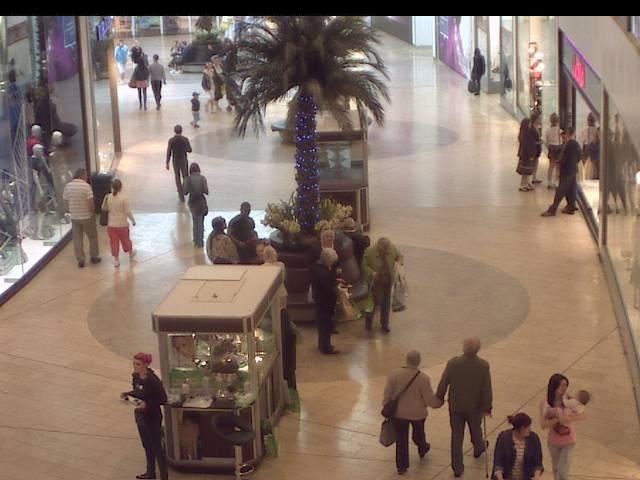
#> input picture Images/seq_000001.jpg, 640 x 480 px, found by its file name
$ jupyter execute 'Major Project Code.ipynb'
#> lines starting #> are read from the running program, lines starting #| are printed output that depends on the picture; after the words box and inside, x2 and y2 are one past the last pixel; in counts of white or black regions, pixels touching at a corner belong together
[cell 1]
import cv2
import matplotlib.pyplot as plt
import numpy as np
# Function to display images in a grid layout
def plotting_grid(images, titles, rows, cols, figsize):
    fig, axes = plt.subplots(rows, cols, figsize=(figsize, figsize))
    for i, ax in enumerate(axes.flat):
        ax.imshow(images[i], cmap='gray', vmin=0, vmax=255, interpolation='none')
        ax.set_title(titles[i])
        ax.set_xticks([]), ax.set_yticks([])
# Function to perform cropping
def crop(image, start_y, end_y, start_x, end_x):
    try:
        img_cropped = image[start_y:end_y, start_x:end_x]
        return img_cropped
    except Exception as e:
        print(f"Error during cropping: {e}")
        return None
# Function to perform resizing
def resize(image, width, height):
    try:
        img_resized = cv2.resize(image, (width, height))
        return img_resized
    except Exception as e:
        print(f"Error during resizing: {e}")
        return None
# Function for gamma correction
def gamma_correction(image, y):
    try:
        gamma_correct = np.array(255 * (image / 255) ** y, dtype='uint8')
        return gamma_correct
    except Exception as e:
        print(f"Error during gamma correction: {e}")
        return None
# Function for adaptive histogram equalization
def adaptive_histogram_equalization(image):
    try:
        clahe = cv2.createCLAHE(clipLimit=2.0, tileGridSize=(8, 8))
        img_equalized = clahe.apply(image)
        return img_equalized
    except Exception as e:
        print(f"Error during adaptive histogram equalization: {e}")
        return None
# Function for Otsu's thresholding
def otsu_threshold(image):
    try:
        _, img_thresh = cv2.threshold(image, 0, 255, cv2.THRESH_BINARY + cv2.THRESH_OTSU)
        return img_thresh
    except Exception as e:
        print(f"Error during Otsu's thresholding: {e}")
        return None
# Function for dilation and erosion
def dilation_erosion(image):
    try:
        kernel = np.ones((15, 15), np.uint8)
        img_dilation = cv2.dilate(image, kernel, iterations=1)
        img_erode = cv2.erode(img_dilation, kernel, iterations=1)
        img_erode = cv2.medianBlur(img_erode, 7)
        return img_erode
    except Exception as e:
        print(f"Error during dilation and erosion: {e}")
        return None
# Function for labeling using contours
def labeling(image):
    try:
        contours, _ = cv2.findContours(image, cv2.RETR_EXTERNAL, cv2.CHAIN_APPROX_SIMPLE)
        labeled_img = cv2.drawContours(np.zeros_like(image), contours, -1, (255), thickness=cv2.FILLED)
        count = len(contours)
        plt.title('People counted in this image: ' + str(count))
        plt.imshow(labeled_img, cmap='gray')
        plt.show()
        return count
    except Exception as e:
        print(f"Error during labeling: {e}")
        return None
# Load images
image_paths = [
    'Images\seq_000001.jpg',

]
# Process images
total_people_count = 0
for i, img_path in enumerate(image_paths):
    try:
        img = cv2.imread(img_path, cv2.IMREAD_GRAYSCALE)
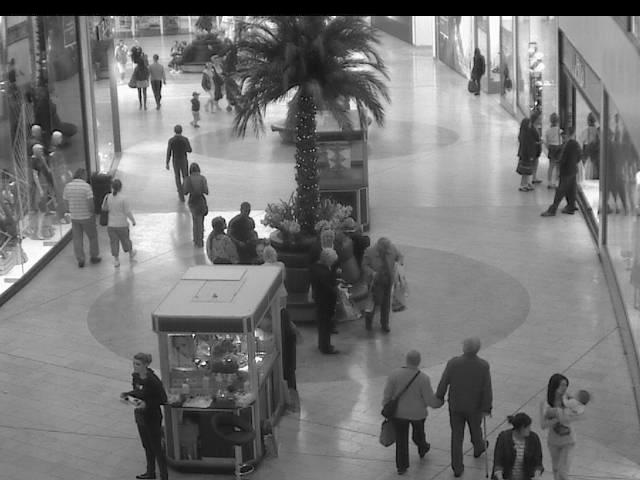
#> img: shape (480, 640); min 0, max 255, mean 119.3
        # Check if image is successfully loaded
        if img is None:
            print(f"Error: Unable to load image at path: {img_path}")
            continue
        # Crop, Resize, Gamma Correction
        cropped_images, cropped_titles = [], []
        for j, (start_y, end_y, start_x, end_x) in enumerate([(100, 380, 380, 600), (20, 220, 100, 300), (200, 500, 0, 300)]):
            # Crop
            cropped_img = crop(img, start_y, end_y, start_x, end_x)
            if cropped_img is not None:
                cropped_images.append(cropped_img)
                cropped_titles.append(f'Image {i + 1}-{chr(ord("A") + j)} (Cropped)')
#> this loop made 3 passes
#> pass 3, in crop (call 3), `img_cropped = image[start_y:end_y, start_x:end_x]`:
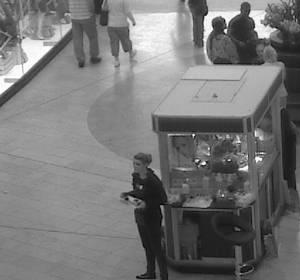
#> img_cropped: shape (280, 300); min 0, max 255, mean 118.1
#> after the loop, cropped_images = 3 items; cropped_titles = ['Image 1-A (Cropped)', 'Image 1-B (Cropped)', 'Image 1-C (Cropped)']
        # Display original image and cropped images in a grid
        all_images = [img] + cropped_images
#> all_images = 4 items
        all_titles = [f'Image {i + 1}'] + cropped_titles
#> all_titles = ['Image 1', 'Image 1-A (Cropped)', 'Image 1-B (Cropped)', 'Image 1-C (Cropped)']
        plotting_grid(all_images, all_titles, 1, len(all_images), 18)
        # Resize, Gamma Correction, Adaptive Histogram Equalization, Otsu's Thresholding, Dilation and Erosion
        processed_images, processed_titles = [], []
        for j, cropped_img in enumerate(cropped_images):
            # Resize
            multiplier = 2
            resized_img = resize(cropped_img, cropped_img.shape[1] * multiplier, cropped_img.shape[0] * multiplier)
            if resized_img is None:
                continue
            # Gamma correction
            gamma_value = [1.2, 0.5, 2.5][j]
            gamma_corrected_img = gamma_correction(resized_img, gamma_value)
            if gamma_corrected_img is None:
                continue
            # Apply Gaussian blur for smoothing
            blurred_img = cv2.GaussianBlur(gamma_corrected_img, (5, 5), 0)
            # Adaptive histogram equalization
            equalized_img = adaptive_histogram_equalization(blurred_img)
            if equalized_img is None:
                continue
            # Adaptive thresholding
            thresholded_img = otsu_threshold(equalized_img)
            if thresholded_img is None:
                continue
            # Dilation and Erosion
            dlt_er_img = dilation_erosion(thresholded_img)
            if dlt_er_img is None:
                continue
            processed_images.extend([resized_img, gamma_corrected_img, blurred_img, equalized_img, thresholded_img, dlt_er_img])
            processed_titles.extend([
                f'Resized Image {i + 1}-{chr(ord("A") + j)}',
                f'Gamma Image {i + 1}-{chr(ord("A") + j)}',
                f'Blurred Image {i + 1}-{chr(ord("A") + j)}',
                f'Equalized Image {i + 1}-{chr(ord("A") + j)}',
                f'Thresholded Image {i + 1}-{chr(ord("A") + j)}',
                f'Dilatation and Erosion Image {i + 1}-{chr(ord("A") + j)}'
            ])
#> this loop made 3 passes
#> gamma_value on passes 1 to 3: 1.2, 0.5, 2.5
#> pass 1, in gamma_correction, `gamma_correct = np.array(255 * (image / 255) ** y, dtype='uint8')`:
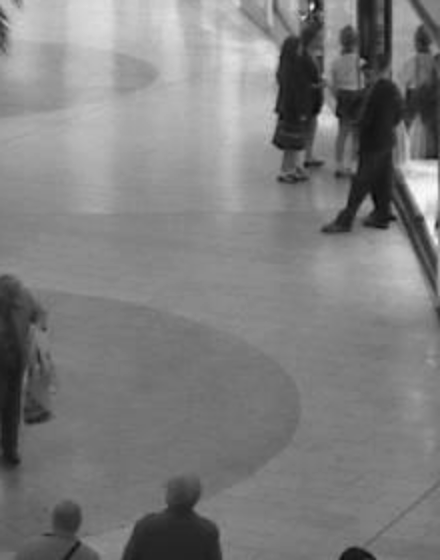
#> gamma_correct: shape (560, 440); min 9, max 250, mean 126
#> pass 1, in adaptive_histogram_equalization, `img_equalized = clahe.apply(image)`:
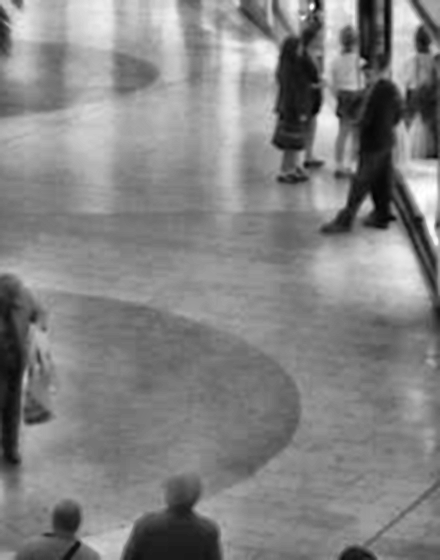
#> img_equalized: shape (560, 440); min 4, max 255, mean 131
#> after the loop:
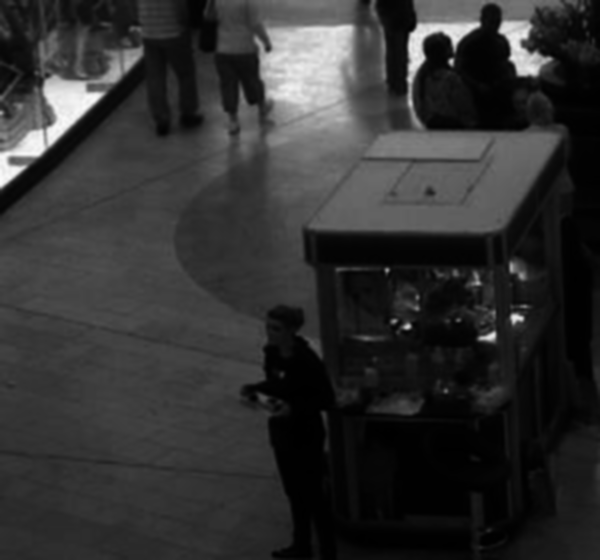
#> blurred_img: shape (560, 600); min 0, max 250, mean 48.9
#> after the loop:
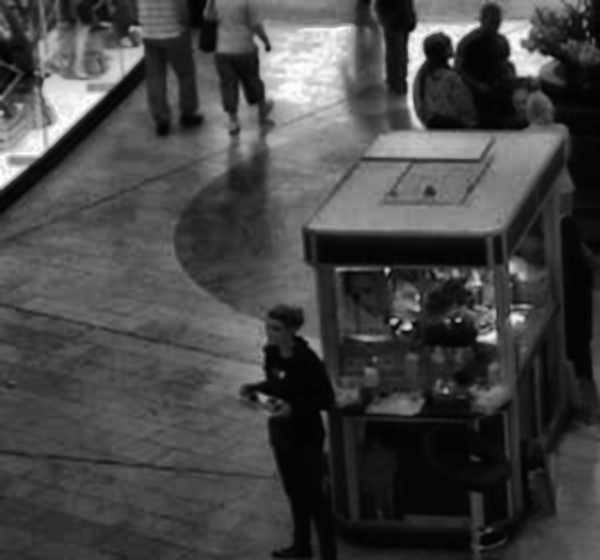
#> equalized_img: shape (560, 600); min 1, max 254, mean 69.6
#> after the loop:
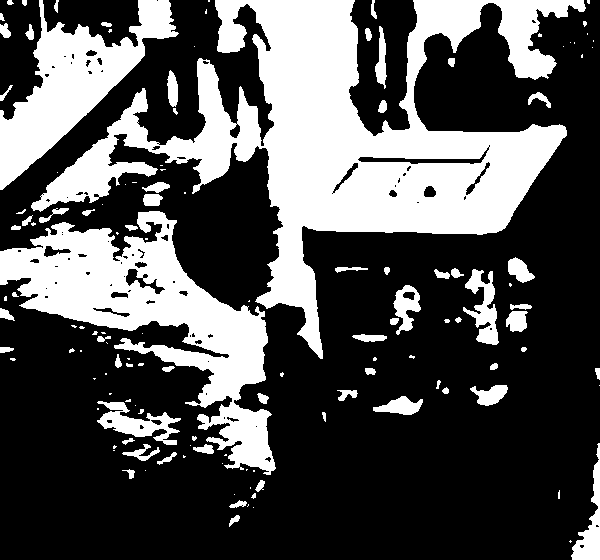
#> thresholded_img: shape (560, 600); 32.2% white; 134 white regions (67 under 20 px)
#> after the loop, processed_images = 18 items; processed_titles = 18 items, first 6: 'Resized Image 1-A', 'Gamma Image 1-A', 'Blurred Image 1-A', 'Equalized Image 1-A', 'Thresholded Image 1-A', 'Dilatation and Erosion Image 1-A'
        # Display processed images in a grid
        plotting_grid(processed_images, processed_titles, len(cropped_images), 6, 18)
        # Labeling using contours
        count = labeling(dlt_er_img)
#> in labeling, `contours, _ = cv2.findContours(image, cv2.RETR_EXTERNAL, cv2.CHAIN_APP..`: contours = 19 contours, 2 with area under 20; largest, box (x1, y1, x2, y2) and area: (0, 0, 590, 524) 120226, (0, 0, 177, 190) 14109, (435, 269, 530, 345) 2850, (570, 444, 600, 560) 1272, (390, 285, 420, 335) 986
#> in labeling, `contours, _ = cv2.findContours(image, cv2.RETR_EXTERNAL, cv2.CHAIN_APP..`:
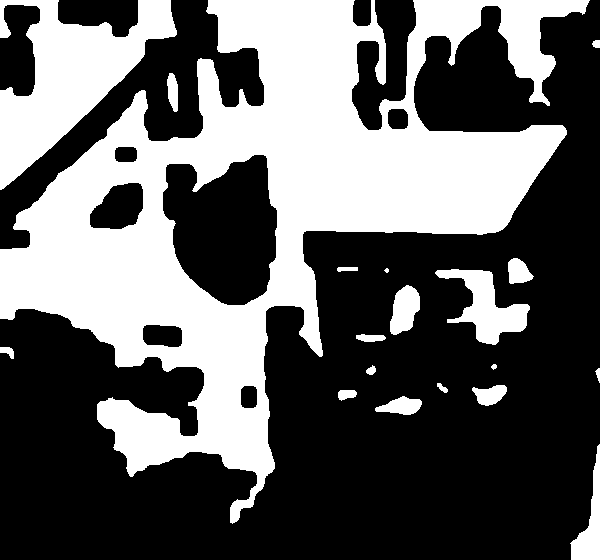
#> image: shape (560, 600); 38.2% white; 19 white regions (1 under 20 px), largest, box (x1, y1, x2, y2) and area: (0, 0, 590, 524) 105833, (0, 0, 177, 190) 14505, (435, 269, 530, 345) 3017
#> in labeling, `labeled_img = cv2.drawContours(np.zeros_like(image), contours, -1, (25..`:
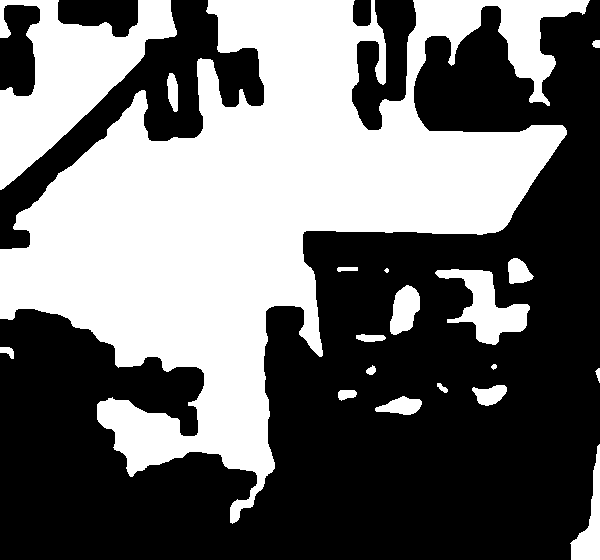
#> labeled_img: shape (560, 600); 43% white; 19 white regions (1 under 20 px), largest, box (x1, y1, x2, y2) and area: (0, 0, 590, 524) 122041, (0, 0, 177, 190) 14505, (435, 269, 530, 345) 3017
#> in labeling, `count = len(contours)`: count = 19
#> in labeling, `plt.show()`:
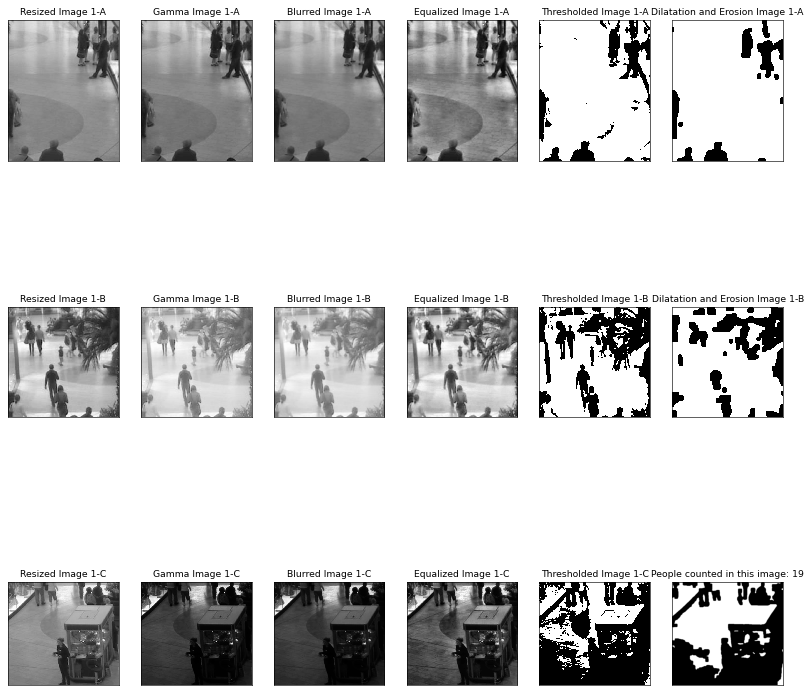
#> figure drawn by matplotlib, 18 panels
#> count = 19
        if count is not None:
            total_people_count += count
#> total_people_count = 19
        # Print the count for the current image
        print(f'People counted in Image {i + 1}: {count}')
#| People counted in Image 1: 19
    except Exception as e:
        print(f"Error processing image {i + 1}: {e}")

$ run again, with Images/seq_000002.jpg copied over Images/seq_000001.jpg
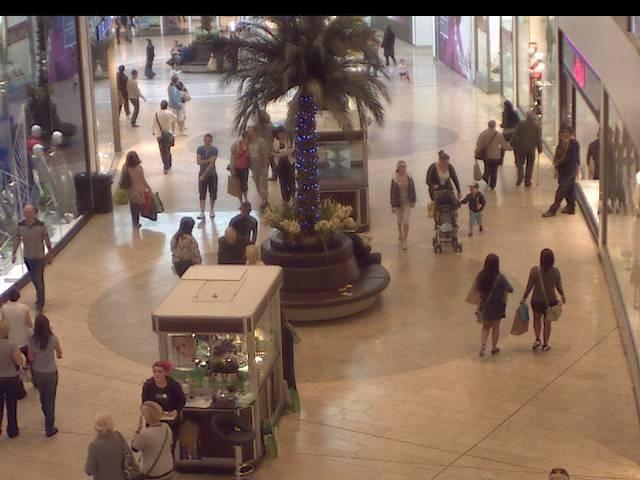
#> input picture Images/seq_000002.jpg, 640 x 480 px, found by its file name
#> after the loop `for j, (start_y, end_y, start_x, end_x) in enumerate([(100, 380, 380, ..`: cropped_images = 3 items; cropped_titles = ['Image 1-A (Cropped)', 'Image 1-B (Cropped)', 'Image 1-C (Cropped)']
#> all_images = 4 items
#> all_titles = ['Image 1', 'Image 1-A (Cropped)', 'Image 1-B (Cropped)', 'Image 1-C (Cropped)']
#> the loop `for j, cropped_img in enumerate(cropped_images):` made 3 passes
#> gamma_value on passes 1 to 3: 1.2, 0.5, 2.5
#> after the loop `for j, cropped_img in enumerate(cropped_images):`:
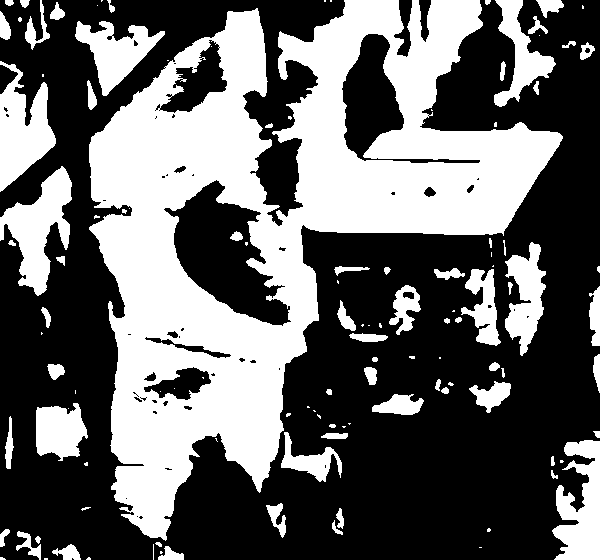
#> thresholded_img: shape (560, 600); 39.9% white; 118 white regions (51 under 20 px)
#> after the loop `for j, cropped_img in enumerate(cropped_images):`: processed_images = 18 items; processed_titles = 18 items, first 6: 'Resized Image 1-A', 'Gamma Image 1-A', 'Blurred Image 1-A', 'Equalized Image 1-A', 'Thresholded Image 1-A', 'Dilatation and Erosion Image 1-A'
#> contours = 23 contours, 2 with area under 20; largest, box (x1, y1, x2, y2) and area: (89, 0, 564, 560) 138886, (0, 168, 72, 299) 4908, (551, 431, 600, 560) 4532, (0, 61, 56, 192) 4412, (76, 0, 164, 109) 3744
#> image: shape (560, 600); 45.5% white; 23 white regions (1 under 20 px), largest, box (x1, y1, x2, y2) and area: (89, 0, 564, 560) 121897, (0, 168, 72, 299) 5099, (551, 431, 600, 560) 4733
#> in labeling, `labeled_img = cv2.drawContours(np.zeros_like(image), contours, -1, (25..`:
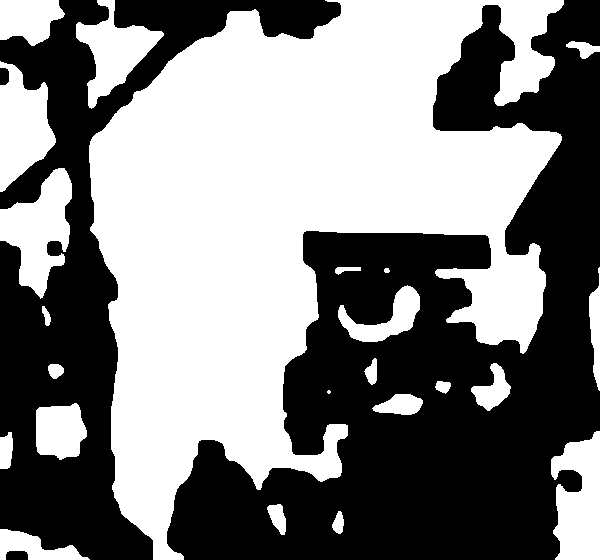
#> labeled_img: shape (560, 600); 51% white; 4 black regions, box (x1, y1, x2, y2) and area: (167, 0, 600, 560) 112419, (0, 0, 341, 560) 52055, (6, 551, 28, 560) 188, (0, 68, 9, 85) 142
#> in labeling, `count = len(contours)`: count = 23
#| People counted in Image 1: 23

$ run again, with Images/seq_000003.jpg copied over Images/seq_000001.jpg
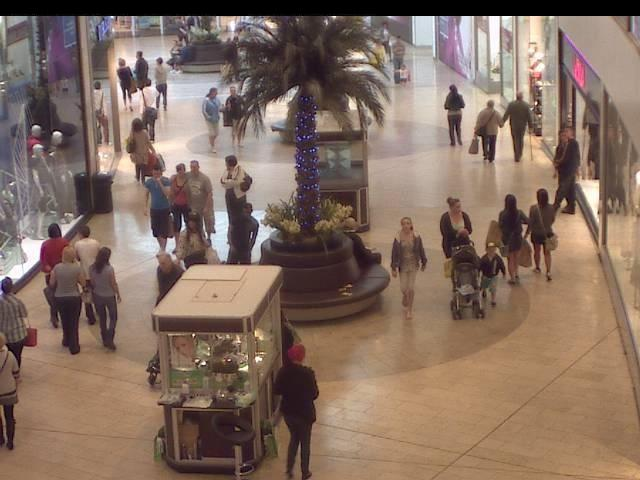
#> input picture Images/seq_000003.jpg, 640 x 480 px, found by its file name
#> after the loop `for j, (start_y, end_y, start_x, end_x) in enumerate([(100, 380, 380, ..`: cropped_images = 3 items; cropped_titles = ['Image 1-A (Cropped)', 'Image 1-B (Cropped)', 'Image 1-C (Cropped)']
#> all_images = 4 items
#> all_titles = ['Image 1', 'Image 1-A (Cropped)', 'Image 1-B (Cropped)', 'Image 1-C (Cropped)']
#> the loop `for j, cropped_img in enumerate(cropped_images):` made 3 passes
#> gamma_value on passes 1 to 3: 1.2, 0.5, 2.5
#> after the loop `for j, cropped_img in enumerate(cropped_images):`: processed_images = 18 items; processed_titles = 18 items, first 6: 'Resized Image 1-A', 'Gamma Image 1-A', 'Blurred Image 1-A', 'Equalized Image 1-A', 'Thresholded Image 1-A', 'Dilatation and Erosion Image 1-A'
#> contours = 23 contours, 4 with area under 20; largest, box (x1, y1, x2, y2) and area: (0, 0, 590, 475) 139458, (434, 247, 544, 352) 5552, (343, 284, 421, 342) 2350, (367, 394, 424, 415) 738, (471, 363, 509, 407) 730
#> image: shape (560, 600); 36% white; 25 white regions (3 under 20 px), largest, box (x1, y1, x2, y2) and area: (0, 0, 590, 475) 108080, (434, 247, 544, 352) 5355, (343, 284, 421, 342) 2462
#> in labeling, `labeled_img = cv2.drawContours(np.zeros_like(image), contours, -1, (25..`:
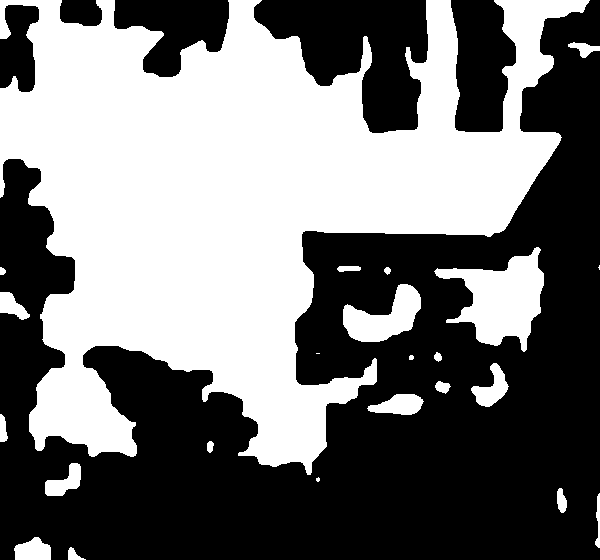
#> labeled_img: shape (560, 600); 45.9% white; 23 white regions (3 under 20 px), largest, box (x1, y1, x2, y2) and area: (0, 0, 590, 475) 141314, (434, 247, 544, 352) 5760, (343, 284, 421, 342) 2462
#> in labeling, `count = len(contours)`: count = 23
#| People counted in Image 1: 23
